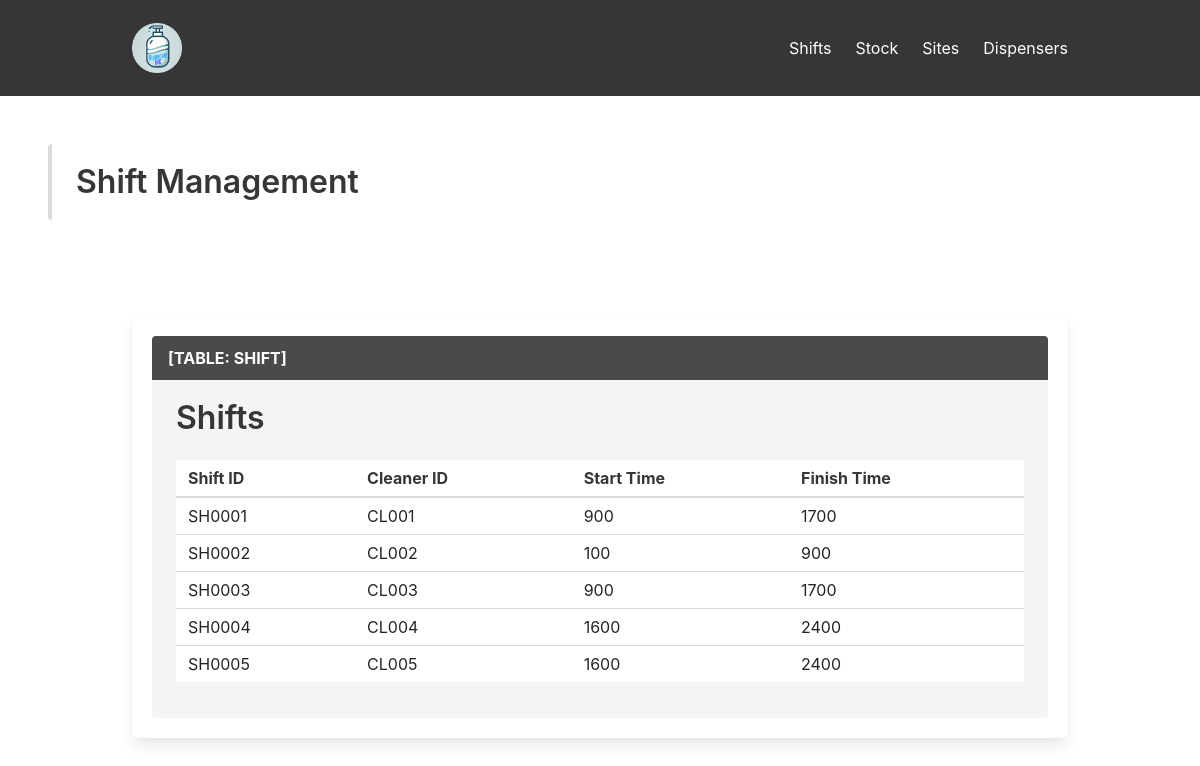
/shifts/, run on the app's committed database.
### dispenser/views.py (the view)
# urls.py: path('shifts/', shifts, name='shifts'),
def shifts(request):
    with connection.cursor() as cursor:
        cursor.execute("SELECT SHIFT_ID, Cleaner_ID, Start_Time, Finish_Time FROM SHIFT")
        soaps = cursor.fetchall()
    return render(request, 'dispenser/shifts.html', {'dispensers': soaps})

### dispenser/templates/dispenser/shifts.html (shortened to what this page needs)
<html lang="en">
<head>
    {% load static %}
    <link rel="stylesheet" href="https://cdn.jsdelivr.net/npm/bootstrap@5.3.0/dist/css/bootstrap.min.css">
    <link rel="stylesheet" href="https://cdnjs.cloudflare.com/ajax/libs/bulma/0.9.4/css/bulma.min.css">
    <link rel="stylesheet" href="{% static 'css/navbar.css' %}">
</head>
<body>
    <nav class="navbar is-dark" role="navigation" aria-label="main navigation">
        <div class="container">
            <div class="navbar-brand">
                <a class="navbar-item" href="{% url 'home' %}">
                    <img src="{% static 'images/DispenserInc.png' %}" alt="Logo" style="max-height: 50px;">
                </a>
            </div>
            <div id="navbarMenu" class="navbar-menu">
                <div class="navbar-end">
                    <a class="navbar-item" href="{% url 'shifts' %}">Shifts</a>
                    <a class="navbar-item" href="{% url 'stock' %}">Stock</a>
                    <a class="navbar-item" href="{% url 'sites' %}">Sites</a>
                    <a class="navbar-item" href="{% url 'dispenser_resolved' %}">Dispensers</a>
                </div>
            </div>
        </div>
    </nav>
    <section class="section">
                    <div class="message-body">
                            <h1 class="title">Shift Management</h1>
                    </div>
    </section>
    <section class="section">
        <div class="container">
            <div class="box">
                <article class="message">
                    <div class="message-header">
                        <p>[TABLE: SHIFT]</p>
                    </div>
                    <div class="message-body">
                        <table class="table is-striped is-fullwidth">
                            <h1 class="title">Shifts</h1>
                            <thead>
                                <tr>
                                    <th>Shift ID</th>
                                    <th>Cleaner ID</th>
                                    <th>Start Time</th>
                                    <th>Finish Time</th>
                                </tr>
                            </thead>
                            <tbody>
                                {% for SHIFT in dispensers %}
                                <tr>
                                    <td>{{ SHIFT.0 }}</td>
                                    <td>{{ SHIFT.1 }}</td>
                                    <td>{{ SHIFT.2 }}</td>
                                    <td>{{ SHIFT.3 }}</td>
                                </tr>
                                {% empty %}
                                <tr>
                                    <td colspan="4">No data available</td>
                                </tr>
                                {% endfor %}
                            </tbody>
                        </table>
                    </div>
                </article>
            </div>
        </div>
    </section>
</body>
</html>

### soap_project/static/css/navbar.css (style rules this page uses)
.navbar { display: flex; justify-content: space-between; align-items: center; padding: 10px 20px; background-color: #333; }

### data on the page
SHIFT: SHIFT_ID "SH0001", Cleaner_ID "CL001", Start_Time "900", Finish_Time "1700"
SHIFT: SHIFT_ID "SH0002", Cleaner_ID "CL002", Start_Time "100", Finish_Time "900"
SHIFT: SHIFT_ID "SH0003", Cleaner_ID "CL003", Start_Time "900", Finish_Time "1700"
SHIFT: SHIFT_ID "SH0004", Cleaner_ID "CL004", Start_Time "1600", Finish_Time "2400"
SHIFT: SHIFT_ID "SH0005", Cleaner_ID "CL005", Start_Time "1600", Finish_Time "2400"
